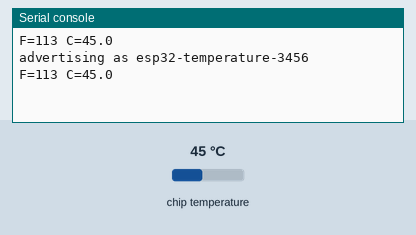
This program was run on a simulated ESP32 board running MicroPython. On the bench: the last lines printed to the serial console. Inputs (shaded band) come from the test bench; at power-on: chip temperature 45 °C. Nothing arrives over Bluetooth unless stated.

Above: at 1.2 s.
1.3 s: chip temperature set to 21 °C
At 2.6 s:
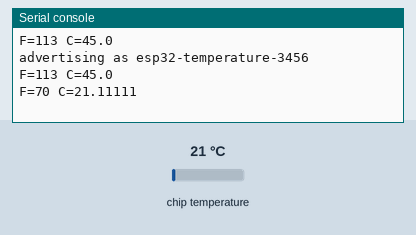
2.8 s: chip temperature set to 35 °C
At 3.5 s:
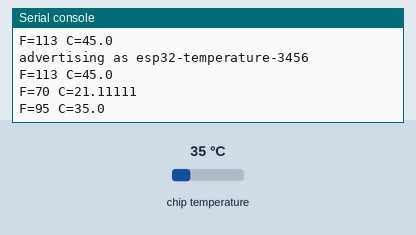
Timing chart, 0 to 5.8 s (numbered marks = the images above; inputs shaded):
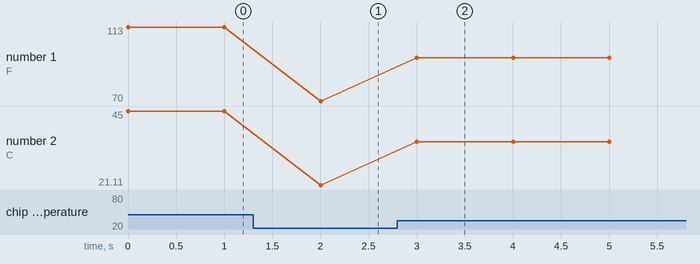

Measured:
- after the input at 1.3 s, the serial console: prints a new line after 0.70 s (image 1)
- after the input at 2.8 s, the serial console: prints a new line after 0.20 s (image 2)
- plotted number 1: 113 → 70 after the input at 1.3 s, 70 → 95 after the input at 2.8 s
- plotted number 2: 45 → 21.11 after the input at 1.3 s, 21.11 → 35 after the input at 2.8 s

The program:

ble.py
```python
# https://blog.dan.drown.org/web-python-bluetooth/

from micropython import const

import asyncio
import aioble
import bluetooth

import esp32

import struct

# org.bluetooth.service.environmental_sensing
_ENV_SENSE_UUID = bluetooth.UUID(0x181A)
# org.bluetooth.characteristic.temperature
_ENV_SENSE_TEMP_UUID = bluetooth.UUID(0x2A6E)
# org.bluetooth.characteristic.gap.appearance.xml
_ADV_APPEARANCE_GENERIC_THERMOMETER = const(768)

# How frequently to send advertising beacons.
_ADV_INTERVAL_MS = 250_000


# Register GATT server.
temp_service = aioble.Service(_ENV_SENSE_UUID)
temp_characteristic = aioble.Characteristic(
    temp_service, _ENV_SENSE_TEMP_UUID, read=True, notify=True
)
aioble.register_services(temp_service)


# Helper to encode the temperature characteristic encoding (sint16, hundredths of a degree).
def _encode_temperature(temp_deg_c):
    return struct.pack("<h", int(temp_deg_c * 100))

# Make the hostname unique based on the mac address, so you can tell them apart
def get_hostname():
    import network
    wlan = network.WLAN(network.STA_IF)
    mac_bytes = wlan.config('mac')
    mac = struct.unpack("6B", mac_bytes)
    return "esp32-temperature-{:x}{:x}".format(mac[4], mac[5])


# This would be periodically polling a hardware sensor.
async def sensor_task():
    while True:
        f = esp32.raw_temperature()
        c = (f - 32) * 5 / 9
        temp_characteristic.write(_encode_temperature(c), send_update=True)
        print(f"F={f} C={c}")
        await asyncio.sleep_ms(1000)


# Serially wait for connections. Don't advertise while a central is
# connected.
async def peripheral_task():
    hostname = get_hostname()
    print(f"advertising as {hostname}")
    while True:
        async with await aioble.advertise(
            _ADV_INTERVAL_MS,
            name=hostname,
            services=[_ENV_SENSE_UUID],
            appearance=_ADV_APPEARANCE_GENERIC_THERMOMETER,
        ) as connection:
            print("Connection from", connection.device)
            await connection.disconnected(timeout_ms=None)


# Run both tasks.
async def main():
    t1 = asyncio.create_task(sensor_task())
    t2 = asyncio.create_task(peripheral_task())
    await asyncio.gather(t1, t2)


asyncio.run(main())
```
